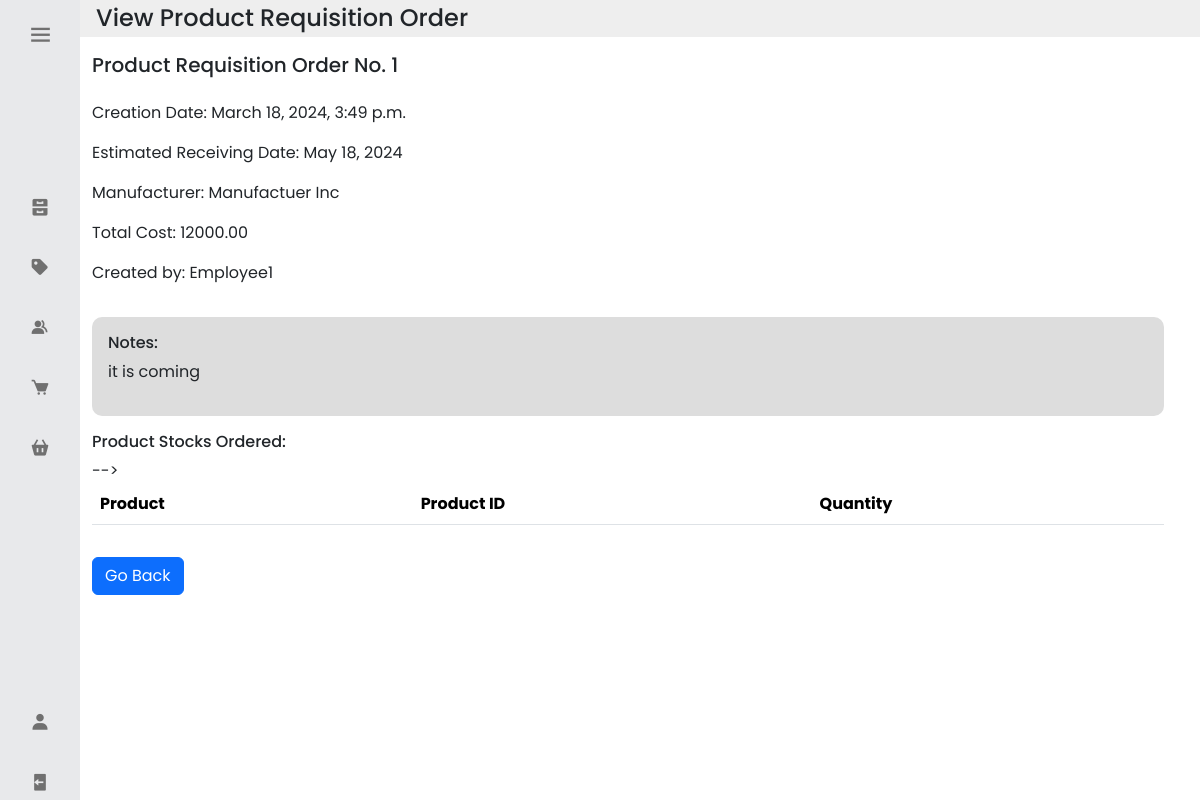
The page /view_pro_history/1/ on the database its author committed.
### inventoryapp/models.py (models this page shows, shortened)
class Product_Requisition_Order(models.Model):
    Product_Requisition_ID = models.AutoField(primary_key=True)
    Creation_Date = models.DateTimeField()
    Estimated_Receiving_Date = models.DateField()
    Received_Date = models.DateTimeField(null=True, blank=True)
    PRO_Manufacturer = models.CharField(max_length=32)
    Total_Cost = models.DecimalField(max_digits=9, decimal_places=2, validators=[MinValueValidator(0)])
    Notes = models.TextField(validators =[MaxLengthValidator(1024)], null=True, blank=True)
    Progress = models.CharField(max_length=16, default = "Pending")
    PRO_Status = models.CharField(max_length=16, default = "Ongoing")
    Account_ID_Closed_by = models.ForeignKey('Account', on_delete=models.CASCADE, related_name='pro_closed', null=True, blank=True)
    Account_ID_Created_by = models.ForeignKey('Account', on_delete=models.CASCADE, related_name='pro_created')

class Account(models.Model):
    Account_ID = models.AutoField(primary_key=True)
    user = models.OneToOneField(User, on_delete=models.CASCADE)
    Profile_Picture = models.ImageField(upload_to='account_pfps/', null=True, blank=True)
    First_Name = models.CharField(max_length=32)
    Last_Name = models.CharField(max_length=32)
    Role = models.CharField(max_length = 32)
    Visibility = models.BooleanField(default=True)
    def __str__(self):
        return str(self.user)

### inventoryapp/views.py (the view)
# urls.py: path('view_pro_history/<int:pk>/', views.view_pro_history, name='view_pro_history'),
def view_pro_history(request, pk):
    requisition_order = get_object_or_404(Product_Requisition_Order, pk=pk)
    stocks_ordered = Stock_Ordered.objects.filter(Product_Requisition_ID=pk)
    return render(request, 'inventoryapp/view_pro_history.html', {'pro':requisition_order, 'stocks':stocks_ordered})

### inventoryapp/templates/inventoryapp/view_pro_history.html (shortened to what this page needs)
<link rel="stylesheet" href="https://cdnjs.cloudflare.com/ajax/libs/twitter-bootstrap/5.3.0/css/bootstrap.min.css">
{% extends 'inventoryapp/base.html' %}
{% load static %}
{% block content %}
{% load mathfilters %}
<head>
</head>
<body class="bg-light">
    <div class="container-fluid">
        <div class="row p-1" style="background-color: #eee;">
            <div class="col-md-auto d-flex align-items-center">
                <h4 class="m-0 mr-3">View Product Requisition Order</h4>
            </div>
        </div>
        <div class="row mt-3">
            <div class="col">
                <h5>Product Requisition Order No. {{ pro.Product_Requisition_ID }}</h5>
            </div>
        </div>
        <div class="row mt-3">
            <div class="col">
                <p>Creation Date: {{ pro.Creation_Date }}</p>
                <p>Estimated Receiving Date: {{ pro.Estimated_Receiving_Date }}</p>
                <p>Manufacturer: {{ pro.PRO_Manufacturer }}</p>
                <p>Total Cost: {{ pro.Total_Cost }}</p>
                <p>Created by: {{pro.Account_ID_Created_by}}</p>
        </div>
        <div class="row mt-3">
            <div class="col">
                <div class="overflow-auto p-3" style="background-color: #ddd; border-radius: 10px;">
                    <h6>Notes:</h6>
                    <p>{{ pro.Notes }}</p>
                </div>
            </div>
        </div>
        <div class="row mt-3">
            <div class="col">
                <h6>Product Stocks Ordered:</h6>
                <table class="table">
                    <thead>
                        <tr>
                            <th>Product</th>
                            <th>Product ID</th>
                            <th>Quantity</th>
                        </tr>
                    </thead>
                </table>
            </div>
        </div>
        <div class="row mt-3">
            <div class="col">
                <a href="{% url 'history_pro' %}" class="btn btn-primary">Go Back</a>
            </div>
        </div>
    </div>
</body>
{% endblock %}

### inventoryapp/static/base.css (style rules this page uses)
* { font-family: 'Poppins', sans-serif; margin: 0; padding: 0; box-sizing: border-box; }
:root { --body-color: #fff; --sidebar-color: #e8e9eb; --primary-color: #970101; --primary-color-light: #800080; --toggle-color: #ddd; --text-color: #707070; --tran-02: all 0.2s ease; --tran-03: all 0.3s ease; --tran-04: all 0.4s ease; --tran-05: all 0.5s ease; }

### rows shown on the page
Product_Requisition_Order: Product_Requisition_ID "1", Creation_Date "March 18, 2024, 3:49 p.m.", Estimated_Receiving_Date "May 18, 2024", PRO_Manufacturer "Manufactuer Inc", Total_Cost "12000.00", Account_ID_Created_by "Employee1", Notes "it is coming"
